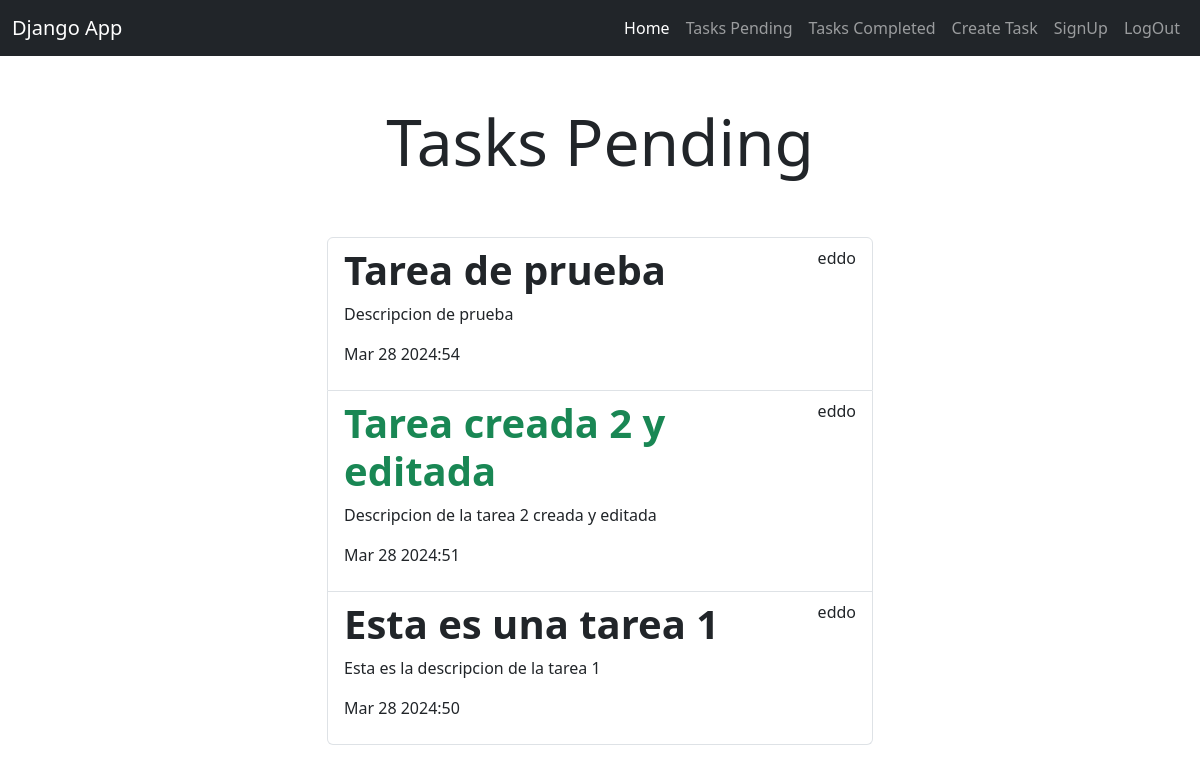
The app's page /tasks_completed/ (signed in) with its own data.
### tasks/models.py (models this page shows, shortened)
class Task(models.Model):
    title = models.CharField(max_length=100)
    description = models.TextField(blank=True)
    created = models.DateField(auto_now_add=True)
    datecompleted = models.DateTimeField(null=True, blank=True)
    important = models.BooleanField(default=False)
    user = models.ForeignKey(User, on_delete=models.CASCADE)

### tasks/views.py (the view)
# urls.py: path('tasks_completed/', views.tasks_completed, name='tasks_completed'),
@login_required
def tasks_completed(request):
    tasks = Task.objects.filter(user=request.user, datecompleted__isnull=False).order_by('-datecompleted')
    return render(request, 'tasks.html', {
        'tasks': tasks
    })

### tasks/templates/tasks.html
{% extends 'base.html' %}
{% block content %}
<main class="container">
    <div class="row">
        <div class="col-md-6 offset-md-3">
            <h1 class="text-center display-3 py-5">Tasks Pending</h1>
            <ul class="list-group">
                {% for task in tasks %}
                <a class="list-group-item" href="{% url 'task_detail' task.id %}">
                    <header class="d-flex justify-content-between">
                        {% if task.important %}
                        <h1 class="fw-bold text-success"><strong>{{task.title}}</strong></h1>
                        <p>{{task.user.username}}</p>
                        {% else %}
                        <h1 class="fw-bold">{{task.title}}</h1>
                        <p>{{task.user.username}}</p>
                        {% endif %}
                    </header>
                    <p>{{task.description}}</p>
                    <p>{{task.datecompleted|date:'M j Y:i'}}</p>
                </a>
                {% endfor %}
            </ul>
        </div>
    </div>
</main>
{% endblock %}

### records on screen
Task: title "Tarea de prueba", user.username "eddo", description "Descripcion de prueba", datecompleted "Mar 28 2024:54"
Task: title "Tarea creada 2 y editada", user.username "eddo", description "Descripcion de la tarea 2 creada y editada", datecompleted "Mar 28 2024:51"
Task: title "Esta es una tarea 1", user.username "eddo", description "Esta es la descripcion de la tarea 1", datecompleted "Mar 28 2024:50"
